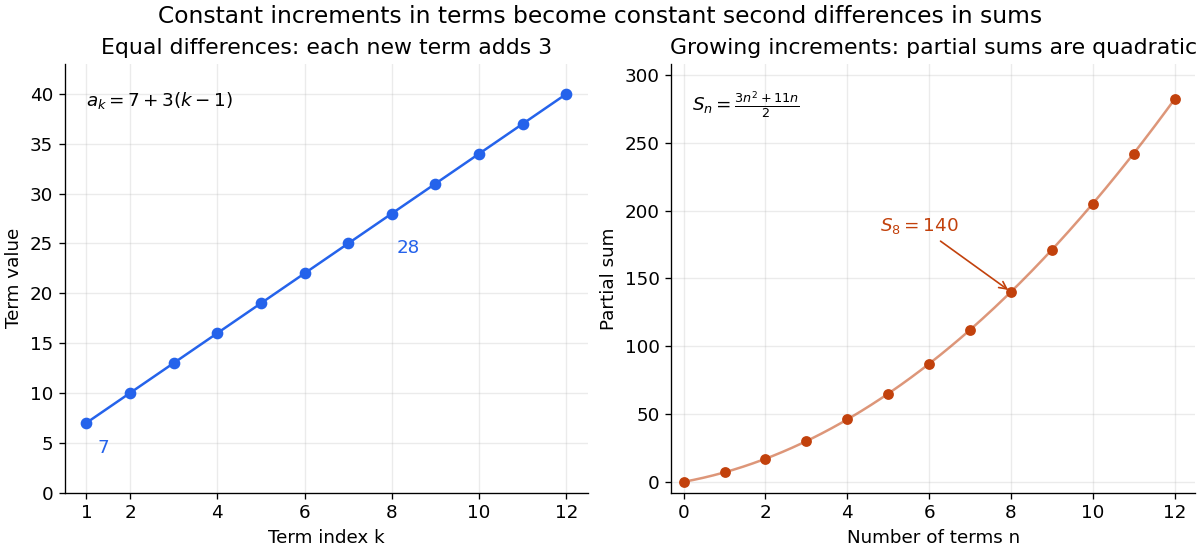

Source code (Python):
"""Original arithmetic progression and its quadratic partial sums, written to CWD."""
from pathlib import Path
import numpy as np
import matplotlib.pyplot as plt

plt.rcParams.update({"font.size": 11, "figure.facecolor": "white", "axes.facecolor": "white"})
fig, axes = plt.subplots(1, 2, figsize=(10, 4.6), layout="constrained")
k = np.arange(1, 13)
terms = 7 + 3*(k-1)
n = np.arange(13)
sums = np.concatenate(([0], np.cumsum(terms)))
axes[0].plot(k, terms, "o-", color="#2563eb", lw=1.5)
axes[0].set(xlabel="Term index k", ylabel="Term value", xlim=(0.5, 12.5), ylim=(0, 43), title="Equal differences: each new term adds 3")
axes[0].text(0.04, 0.94, r"$a_k=7+3(k-1)$", transform=axes[0].transAxes, va="top")
axes[0].annotate("7", (1, 7), xytext=(1.25, 4), color="#2563eb")
axes[0].annotate("28", (8, 28), xytext=(8.1, 24), color="#2563eb")
curve = np.linspace(0, 12, 200)
axes[1].plot(curve, (3*curve*curve+11*curve)/2, color="#c2410c", alpha=0.55, lw=1.5)
axes[1].scatter(n, sums, color="#c2410c", s=30, zorder=3)
axes[1].set(xlabel="Number of terms n", ylabel="Partial sum", xlim=(-0.3, 12.5), ylim=(-8, 308), title="Growing increments: partial sums are quadratic")
axes[1].text(0.04, 0.94, r"$S_n=\frac{3n^2+11n}{2}$", transform=axes[1].transAxes, va="top")
axes[1].annotate(r"$S_8=140$", (8, 140), xytext=(4.8, 185), arrowprops={"arrowstyle": "->", "color": "#c2410c"}, color="#c2410c")
for ax in axes:
    ax.set_xticks([0, 2, 4, 6, 8, 10, 12] if ax is axes[1] else [1, 2, 4, 6, 8, 10, 12])
    ax.spines[["top", "right"]].set_visible(False)
    ax.grid(alpha=0.25)
fig.suptitle("Constant increments in terms become constant second differences in sums", fontsize=14)
fig.savefig(Path.cwd() / Path(__file__).with_suffix(".png").name, dpi=120, facecolor="white", transparent=False)
plt.close(fig)
